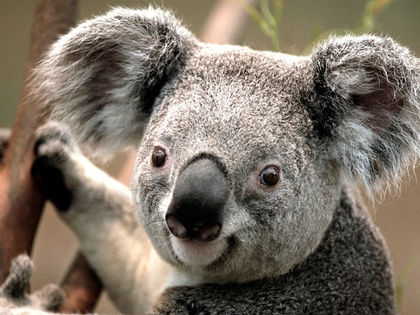
%> input picture Corte 1/Parcial/Koala.jpg, 420 x 315 px, shrunk from 1024 x 768 before the run
$ octave Punto_2.m   (GNU Octave 9; MATLAB toolbox functions it lacks are replaced by stand-ins)
%> lines starting %> are read from the running program, lines starting %| are printed output that depends on the picture; in (x1, y1, x2, y2) boxes, pixels count from 0 and x2, y2 are one past the last pixel; in counts of white or black regions, pixels touching at a corner belong together; the program's own positions count from 1
%% Parcial Imágenes
% Nicolás González

clear all;
close all;
clc;

% Punto 2

img = imread('Koala.jpg');
%> img is the input picture: size 315x420x3 uint8; mean R, G, B 125.3, 114.7, 101.9

% RGB
R = img(:,:,1);
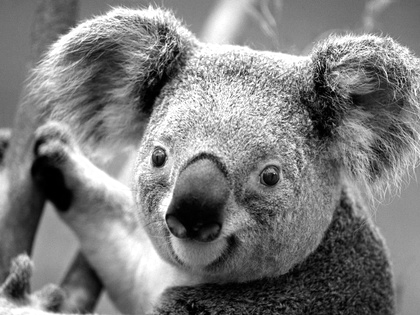
%> R: size 315x420 uint8; min 0, max 255, mean 125.3
G = img(:,:,2);
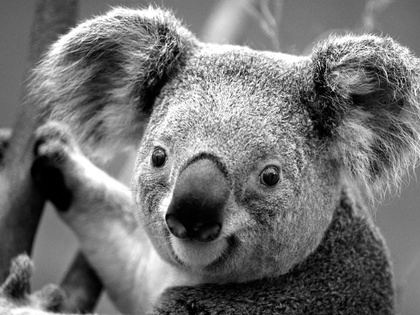
%> G: size 315x420 uint8; min 0, max 255, mean 114.7
B = img(:,:,3);
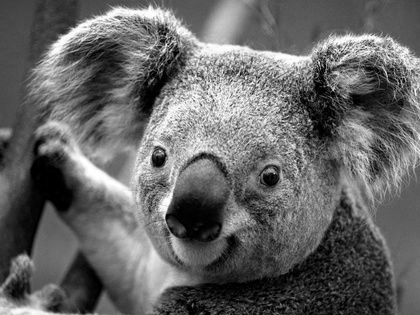
%> B: size 315x420 uint8; min 0, max 255, mean 101.9

imgGris = rgb2gray(img); % Escala de grises

% Modificación
[m, n] = size(imgGris);
%> m = 315; n = 420
imgModificada = imgGris;

for i = 1:m
    for j = 1:n
        if (imgGris(i, j) <= 50) || (imgGris(i, j) >= 200)
            imgModificada(i, j) = 100;
        end
    end
end
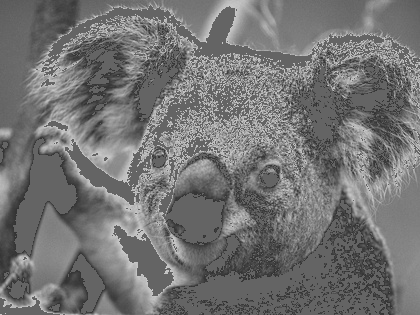
%> imgModificada: size 315x420 uint8; min 51, max 199, mean 115.2

% Binarización
imgBin = imgGris;

for i = 1:m
    for j = 1:n
        p = imgBin(i,j);

        if p < 128
            imgBin(i, j) = 0;
        else
            imgBin(i, j) = 255;
        end
    end
end
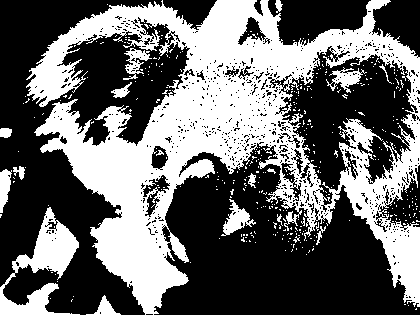
%> imgBin: size 315x420 uint8; 41.3% white; 387 white regions (370 under 20 px), largest, box (x1, y1, x2, y2) and area: (26, 0, 420, 315) 47969, (0, 207, 80, 315) 3144, (221, 199, 256, 236) 510

% Animación de umbralización con 200 valores
figure(1)
for umbral = linspace(0, 1, 200)
    imgUmbralAnim = imbinarize(imgGris, umbral);
    imshow(imgUmbralAnim)
    title(['Umbral: ', num2str(umbral)])
    pause(0.05)
end
%> this loop made 200 passes
%> pass 1, `imgUmbralAnim = imbinarize(imgGris, umbral);`:
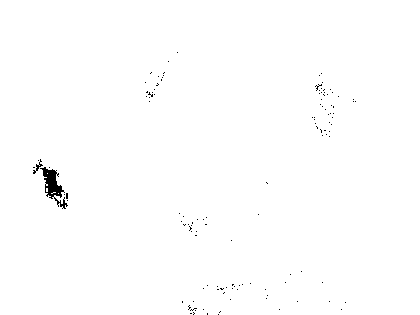
%> imgUmbralAnim: size 315x420 logical; 99.5% white; 123 black regions (121 under 20 px), largest, box (x1, y1, x2, y2) and area: (40, 167, 68, 209) 431, (33, 159, 43, 174) 39

% Imagen binarizada invertida
imgBinInvertida = ~imgBin;

% Gráficos
figure(2)
subplot(2,3,1)
imshow(img)
title('Imagen Original')

subplot(2,3,2)
imshow(imgGris)
title('Escala de Grises')

subplot(2,3,3)
imshow(imgModificada)
title('Imagen Modificada')

subplot(2,3,4)
imshow(imgBin)
title('Imagen Binaria')

subplot(2,3,5)
imshow(imgBinInvertida)
title('Imagen Binaria Invertida')

% Histogramas
figure(3)
hold on;
histogram(R(:), 256, 'FaceColor', 'r', 'EdgeColor', 'none')
histogram(G(:), 256, 'FaceColor', 'g', 'EdgeColor', 'none')
histogram(B(:), 256, 'FaceColor', 'b', 'EdgeColor', 'none')
title('Histogramas RGB')
xlabel('Intensidad')
ylabel('Frecuencia')
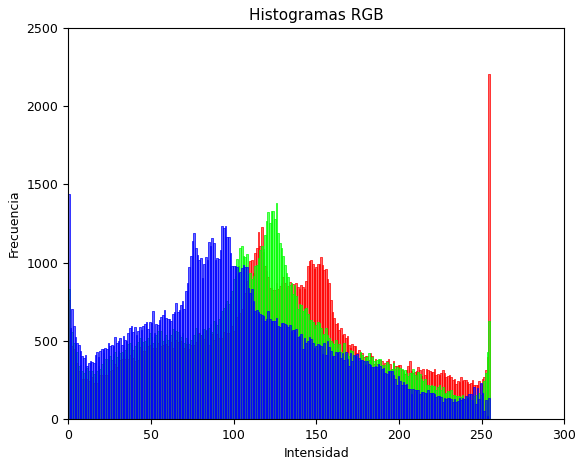
%> figure redrawn from the program's plot data; tallest bar 2206 high, from x = 254 to 255; tallest bar 1379 high, from x = 125.5 to 126.5; tallest bar 1438 high, from x = 0 to 0.996
hold off

$ run again, with Corte 1/Parcial/prof.jpg copied over Corte 1/Parcial/Koala.jpg
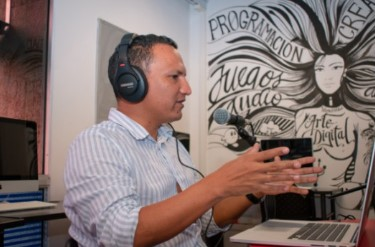
%> input picture Corte 1/Parcial/prof.jpg, 375 x 247 px
%> img is the input picture: size 247x375x3 uint8; mean R, G, B 133.6, 117.7, 114.8
%> after the loop `for i = 1:m`:
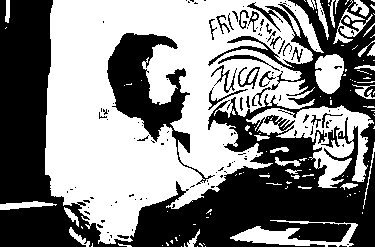
%> imgBin: size 247x375 uint8; 51.9% white; 122 black regions (95 under 20 px), largest, box (x1, y1, x2, y2) and area: (0, 0, 375, 247) 37789, (107, 33, 215, 185) 4790, (218, 55, 280, 71) 174
%> `ylabel('Frecuencia')`:
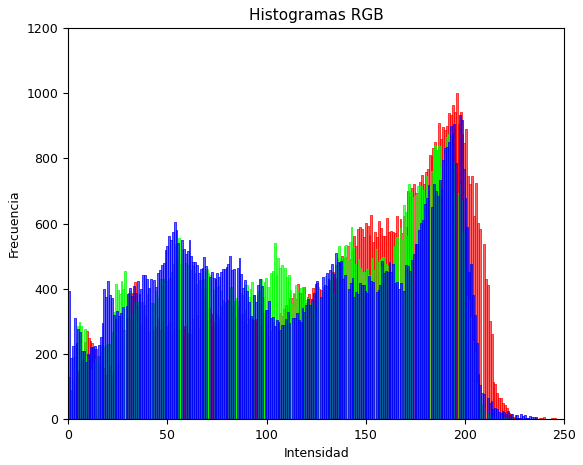
%> figure redrawn from the program's plot data; tallest bar 1001 high, from x = 195.3 to 196.3; tallest bar 876 high, from x = 190.7 to 191.6; tallest bar 932 high, from x = 197 to 197.9
